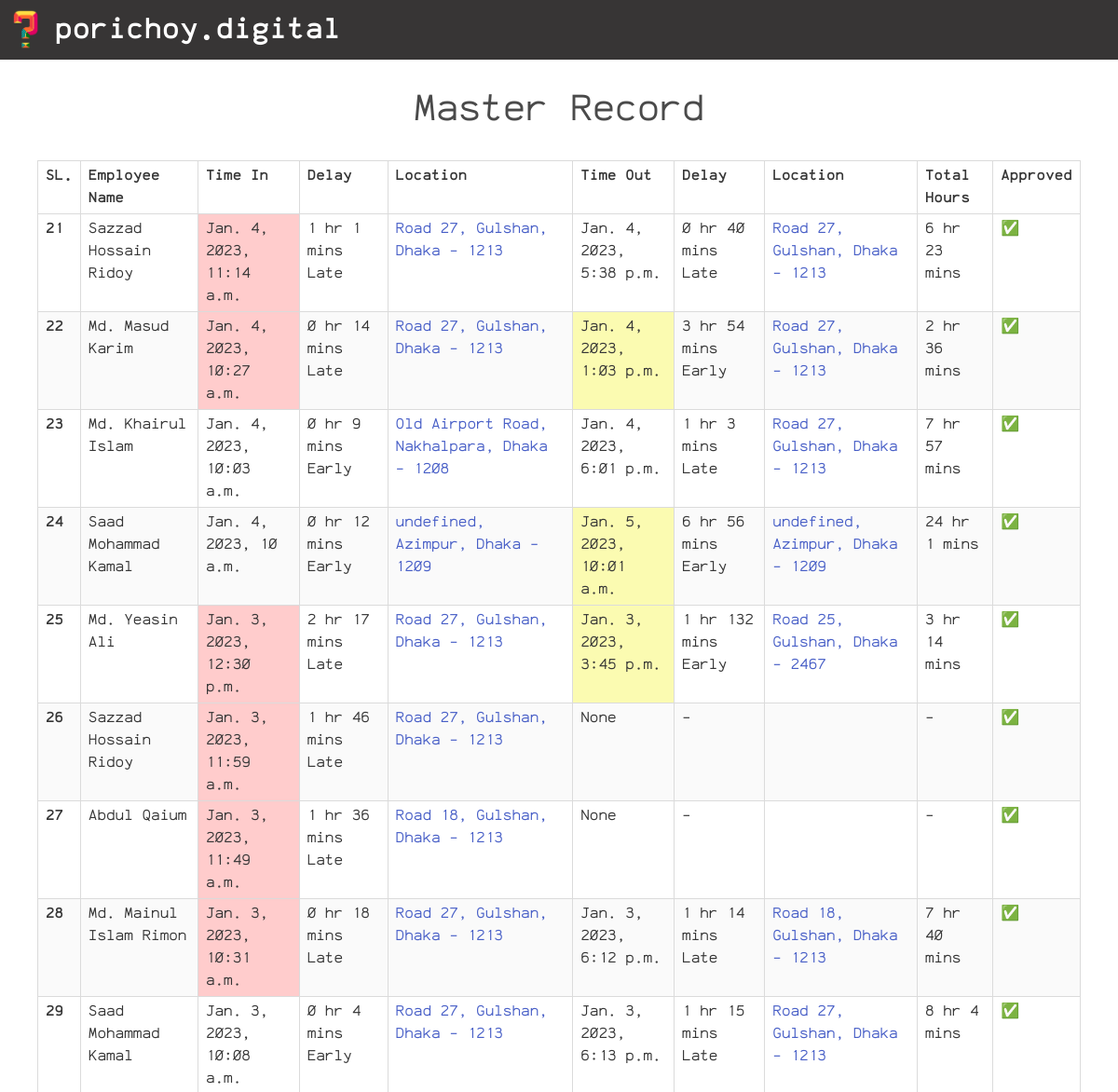
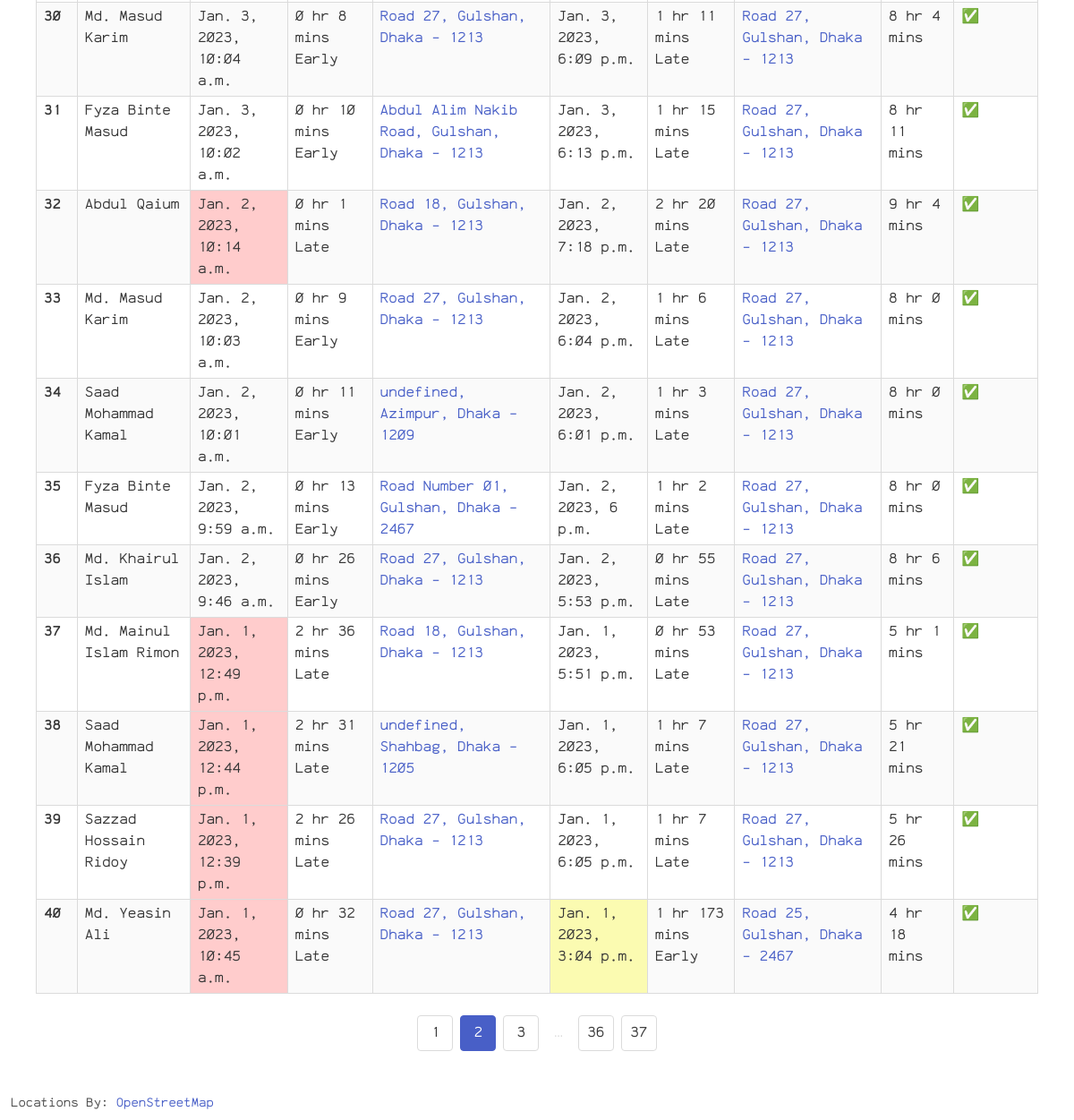
The app's page /dashboard-master/2 (signed in) with its own data (2 pictures, top to bottom).
### main/models.py (models this page shows)
class Log(models.Model):
    name = models.CharField(max_length=60, default='Not Given')
    time_in = models.DateTimeField(null=True, blank=True)
    late_join = models.BooleanField(default=False, null=True, blank=True)
    location_in = models.CharField(max_length=500, null=True, blank=True)
    location_in_url = models.CharField(max_length=500, null=True, blank=True)
    delay_in = models.CharField(max_length=50, default='-', null=True)
    time_out = models.DateTimeField(null=True, blank=True)
    late_leave = models.BooleanField(default=False, null=True, blank=True)
    location_out = models.CharField(max_length=500, null=True, blank=True)
    location_out_url = models.CharField(max_length=500, null=True, blank=True)
    delay_out = models.CharField(max_length=50, default='-', null=True)
    total_hours = models.CharField(max_length=50, default='-', null=True)
    approved = models.BooleanField(default=True, blank=True)
    user = models.ForeignKey(RegisteredUser, on_delete=models.CASCADE, related_name='user_logs')

### dashboard/views.py (the view)
# urls.py: path('dashboard-master/<int:page_no>', dashboard_view.dashboard_master, name='dashboard-master'),
@login_required(login_url='login')
def dashboard_master(req, page_no=1):
    user_logs = Log.objects.all().order_by('-id')
    paginator = Paginator(user_logs, 20)
    data_per_page = paginator.get_page(page_no)
    paginator_list = list(
        paginator.get_elided_page_range(page_no, on_each_side=1)
    )
    return render(req, 'dashboard/records.html', {
        'logs': data_per_page,
        'paginator_list': paginator_list,
        'heading': "Master Record",
        'master': True
    })

### templates/dashboard/records.html (shortened to what this page needs)
{% extends "base.html" %} {% load static %}
{% block title %}Dashboard{% endblock title %} {% block content %}
<div class="has-text-centered is-size-2 mt-5">
    {{ heading }}
</div>
{% if logs %}
<div class="fieldCont">
    <div class="table-container table is-bordered is-striped is-narrow is-hoverable is-fullwidth">
        <table class="table">
            <thead>
                <tr>
                    <th>SL.</th>
                    <th>Employee Name</th>
                    <th>Time In</th>
                    <th>Delay</th>
                    <th>Location</th>
                    <th>Time Out</th>
                    <th>Delay</th>
                    <th>Location</th>
                    <th>Total Hours</th>
                    {% if master %}
                    <th>Approved</th>
                    {% endif %}
                </tr>
            </thead>
            <tbody>
                {% for log in logs %}
                <tr>
                    <th>{{ forloop.counter0|add:logs.start_index}}</th>
                    <td>{{ log.name }}</td>
                    <td {% if log.late_join %} class="redDiv" {% endif %}>{{ log.time_in }}</td>
                    <td>{{ log.delay_in }}</td>
                    <td>
                        {% if not log.location_in is None %}
                        <a href="{{ log.location_in_url }}" target="_blank">
                            {{ log.location_in }}
                        </a>
                        {% endif %}
                    </td>
                    <td {% if not log.late_leave and not log.time_out is None %} class="yellowDiv" {% endif %}>
                        {{ log.time_out }}
                    </td>
                    <td>{{ log.delay_out }}</td>
                    <td>
                        {% if not log.location_out is None %}
                        <a href="{{ log.location_out_url }}" target="_blank">
                            {{ log.location_out }}
                        </a>
                        {% endif %}
                    </td>
                    <td>{{ log.total_hours }}</td>
                    {% if master %}
                    <th>{% if log.approved %} ✅ {% else %} ❌ {% endif %}</th>
                    {% endif %}
                </tr>
                {% endfor %}
            </tbody>
        </table>
    </div>
</div>
<div class="container">
    <nav class="pagination is-centered m-5" role="navigation" aria-label="pagination">
        <ul class="pagination-list">
            {% for page_num in paginator_list %}
            {% if page_num == logs.paginator.ELLIPSIS %}
            <li><span class="pagination-ellipsis">&hellip;</span></li>
            {% else %}
            <li><a class="pagination-link {% if logs.number == page_num %} is-current {% endif %}" href="{{page_num}}">
                    {{page_num}}
                </a></li>
            {% endif %}
            {% endfor %}
        </ul>
    </nav>
</div>
{% else %}
<div class="fieldCont has-text-centered mt-5">
    <span class="m-5 is-size-2">No data available</span>
</div>
{% endif %}
<small class="mx-3 mt-5 mb-2 mapAttr">
    Locations By: <a href="https://wiki.osmfoundation.org/wiki/Main_Page" target="_blank">OpenStreetMap</a>
</small>
{% endblock %}

### staticfiles/styles/styles.css (style rules this page uses)
* { font-family: "ankaCoder"; }
body { min-height: 100vh; }
.fieldCont { max-width: 35rem; margin: auto; }

### records on screen
Log: name "Sazzad Hossain Ridoy", time_in "Jan. 4, 2023, 11:14 a.m.", delay_in "1 hr 1 mins Late", location_in "Road 27, Gulshan, Dhaka - 1213", time_out "Jan. 4, 2023, 5:38 p.m.", delay_out "0 hr 40 mins Late", location_out "Road 27, Gulshan, Dhaka - 1213", total_hours "6 hr 23 mins"
Log: name "Md. Masud Karim", time_in "Jan. 4, 2023, 10:27 a.m.", delay_in "0 hr 14 mins Late", location_in "Road 27, Gulshan, Dhaka - 1213", time_out "Jan. 4, 2023, 1:03 p.m.", delay_out "3 hr 54 mins Early", location_out "Road 27, Gulshan, Dhaka - 1213", total_hours "2 hr 36 mins"
Log: name "Md. Khairul Islam", time_in "Jan. 4, 2023, 10:03 a.m.", delay_in "0 hr 9 mins Early", location_in "Old Airport Road, Nakhalpara, Dhaka - 1208", time_out "Jan. 4, 2023, 6:01 p.m.", delay_out "1 hr 3 mins Late", location_out "Road 27, Gulshan, Dhaka - 1213", total_hours "7 hr 57 mins"
Log: name "Saad Mohammad Kamal", time_in "Jan. 4, 2023, 10 a.m.", delay_in "0 hr 12 mins Early", location_in "undefined, Azimpur, Dhaka - 1209", time_out "Jan. 5, 2023, 10:01 a.m.", delay_out "6 hr 56 mins Early", location_out "undefined, Azimpur, Dhaka - 1209", total_hours "24 hr 1 mins"
Log: name "Md. Yeasin Ali", time_in "Jan. 3, 2023, 12:30 p.m.", delay_in "2 hr 17 mins Late", location_in "Road 27, Gulshan, Dhaka - 1213", time_out "Jan. 3, 2023, 3:45 p.m.", delay_out "1 hr 132 mins Early", location_out "Road 25, Gulshan, Dhaka - 2467", total_hours "3 hr 14 mins"
Log: name "Sazzad Hossain Ridoy", time_in "Jan. 3, 2023, 11:59 a.m.", delay_in "1 hr 46 mins Late", location_in "Road 27, Gulshan, Dhaka - 1213", time_out "None", delay_out "-", total_hours "-"
Log: name "Abdul Qaium", time_in "Jan. 3, 2023, 11:49 a.m.", delay_in "1 hr 36 mins Late", location_in "Road 18, Gulshan, Dhaka - 1213", time_out "None", delay_out "-", total_hours "-"
Log: name "Md. Mainul Islam Rimon", time_in "Jan. 3, 2023, 10:31 a.m.", delay_in "0 hr 18 mins Late", location_in "Road 27, Gulshan, Dhaka - 1213", time_out "Jan. 3, 2023, 6:12 p.m.", delay_out "1 hr 14 mins Late", location_out "Road 18, Gulshan, Dhaka - 1213", total_hours "7 hr 40 mins"
Log: name "Saad Mohammad Kamal", time_in "Jan. 3, 2023, 10:08 a.m.", delay_in "0 hr 4 mins Early", location_in "Road 27, Gulshan, Dhaka - 1213", time_out "Jan. 3, 2023, 6:13 p.m.", delay_out "1 hr 15 mins Late", location_out "Road 27, Gulshan, Dhaka - 1213", total_hours "8 hr 4 mins"
Log: name "Md. Masud Karim", time_in "Jan. 3, 2023, 10:04 a.m.", delay_in "0 hr 8 mins Early", location_in "Road 27, Gulshan, Dhaka - 1213", time_out "Jan. 3, 2023, 6:09 p.m.", delay_out "1 hr 11 mins Late", location_out "Road 27, Gulshan, Dhaka - 1213", total_hours "8 hr 4 mins"
Log: name "Fyza Binte Masud", time_in "Jan. 3, 2023, 10:02 a.m.", delay_in "0 hr 10 mins Early", location_in "Abdul Alim Nakib Road, Gulshan, Dhaka - 1213", time_out "Jan. 3, 2023, 6:13 p.m.", delay_out "1 hr 15 mins Late", location_out "Road 27, Gulshan, Dhaka - 1213", total_hours "8 hr 11 mins"
Log: name "Abdul Qaium", time_in "Jan. 2, 2023, 10:14 a.m.", delay_in "0 hr 1 mins Late", location_in "Road 18, Gulshan, Dhaka - 1213", time_out "Jan. 2, 2023, 7:18 p.m.", delay_out "2 hr 20 mins Late", location_out "Road 27, Gulshan, Dhaka - 1213", total_hours "9 hr 4 mins"
Log: name "Md. Masud Karim", time_in "Jan. 2, 2023, 10:03 a.m.", delay_in "0 hr 9 mins Early", location_in "Road 27, Gulshan, Dhaka - 1213", time_out "Jan. 2, 2023, 6:04 p.m.", delay_out "1 hr 6 mins Late", location_out "Road 27, Gulshan, Dhaka - 1213", total_hours "8 hr 0 mins"
Log: name "Saad Mohammad Kamal", time_in "Jan. 2, 2023, 10:01 a.m.", delay_in "0 hr 11 mins Early", location_in "undefined, Azimpur, Dhaka - 1209", time_out "Jan. 2, 2023, 6:01 p.m.", delay_out "1 hr 3 mins Late", location_out "Road 27, Gulshan, Dhaka - 1213", total_hours "8 hr 0 mins"
Log: name "Fyza Binte Masud", time_in "Jan. 2, 2023, 9:59 a.m.", delay_in "0 hr 13 mins Early", location_in "Road Number 01, Gulshan, Dhaka - 2467", time_out "Jan. 2, 2023, 6 p.m.", delay_out "1 hr 2 mins Late", location_out "Road 27, Gulshan, Dhaka - 1213", total_hours "8 hr 0 mins"
Log: name "Md. Khairul Islam", time_in "Jan. 2, 2023, 9:46 a.m.", delay_in "0 hr 26 mins Early", location_in "Road 27, Gulshan, Dhaka - 1213", time_out "Jan. 2, 2023, 5:53 p.m.", delay_out "0 hr 55 mins Late", location_out "Road 27, Gulshan, Dhaka - 1213", total_hours "8 hr 6 mins"
Log: name "Md. Mainul Islam Rimon", time_in "Jan. 1, 2023, 12:49 p.m.", delay_in "2 hr 36 mins Late", location_in "Road 18, Gulshan, Dhaka - 1213", time_out "Jan. 1, 2023, 5:51 p.m.", delay_out "0 hr 53 mins Late", location_out "Road 27, Gulshan, Dhaka - 1213", total_hours "5 hr 1 mins"
Log: name "Saad Mohammad Kamal", time_in "Jan. 1, 2023, 12:44 p.m.", delay_in "2 hr 31 mins Late", location_in "undefined, Shahbag, Dhaka - 1205", time_out "Jan. 1, 2023, 6:05 p.m.", delay_out "1 hr 7 mins Late", location_out "Road 27, Gulshan, Dhaka - 1213", total_hours "5 hr 21 mins"
Log: name "Sazzad Hossain Ridoy", time_in "Jan. 1, 2023, 12:39 p.m.", delay_in "2 hr 26 mins Late", location_in "Road 27, Gulshan, Dhaka - 1213", time_out "Jan. 1, 2023, 6:05 p.m.", delay_out "1 hr 7 mins Late", location_out "Road 27, Gulshan, Dhaka - 1213", total_hours "5 hr 26 mins"
Log: name "Md. Yeasin Ali", time_in "Jan. 1, 2023, 10:45 a.m.", delay_in "0 hr 32 mins Late", location_in "Road 27, Gulshan, Dhaka - 1213", time_out "Jan. 1, 2023, 3:04 p.m.", delay_out "1 hr 173 mins Early", location_out "Road 25, Gulshan, Dhaka - 2467", total_hours "4 hr 18 mins"

### other values on screen
{{ heading }} "Master Record"
{{ page_num }} "1" "2" "3" "36" "37"
